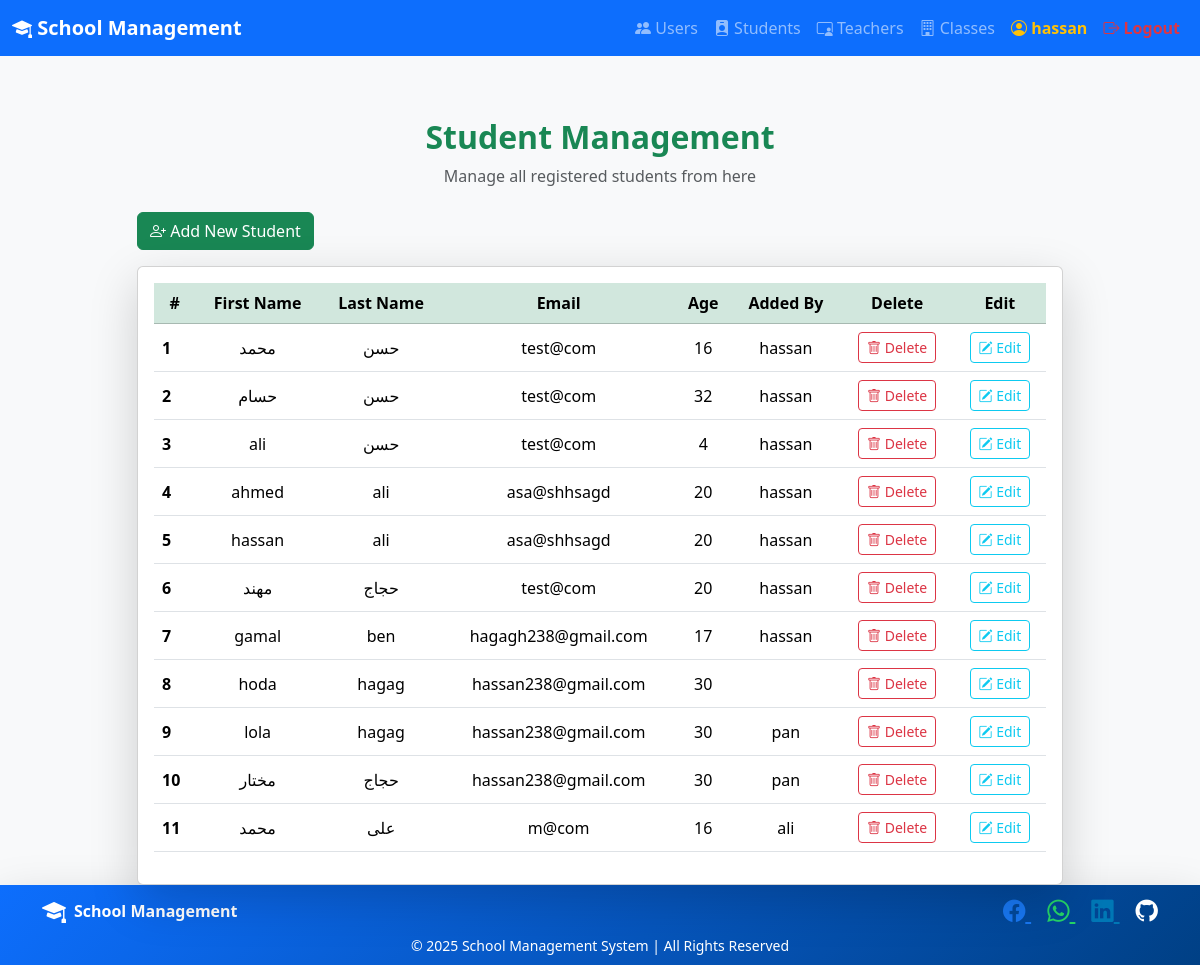
The app's page /student/index.php (signed in) with its own data.
### tables this page shows
CREATE TABLE `student_info` (
  `id` int(11) NOT NULL,
  `frist_name` varchar(250) NOT NULL,
  `last_name` varchar(250) NOT NULL,
  `email` varchar(250) NOT NULL,
  `age` int(11) NOT NULL,
  `user_id` int(11) NOT NULL
);

CREATE TABLE `user` (
  `id` int(11) NOT NULL,
  `user_name` varchar(250) NOT NULL,
  `email` varchar(250) NOT NULL,
  `password` varchar(250) NOT NULL
);

### conect.php (called while the page is built, shortened)
<?php
class Conect{
    private $conn;
    public function __construct(){
       $this->conn= mysqli_connect(self::host_name,self::user_name,self::password,self::db);
    }
    public function select( string $tableName):array{
        $s="SELECT * FROM $tableName" ;
        $rows=$this->conn->query($s);
        if($rows->num_rows>0){
            $data=$rows->fetch_all(MYSQLI_ASSOC);
            return $data;
        }
        return [];
    }
    public function selectOne($tableName,$id):array{
         $s="SELECT * FROM $tableName where id=$id limit 1";
         $row=$this->conn->query($s);
        if($row->num_rows>0){
            $data=$row->fetch_assoc();
                return $data;
        }
        return [];
    }
}

### student/index.php (the view, shortened to what this page needs)
<?php
include_once "../conect.php";
$conect = new Conect;
include_once "../header.php";
$studentData = $conect->select("student_info");
?>
<div class="container mt-5">
    <div class="text-center mb-4">
        <h2 class="fw-bold text-success">Student Management</h2>
        <p class="text-muted">Manage all registered students from here</p>
    </div>
    <div class="row justify-content-center">
        <div class="col-md-10">
            <a href="\school_managment\student\add.php" class="btn btn-success mb-3">
                <i class="bi bi-person-plus"></i> Add New Student
            </a>
            <div class="card shadow-lg rounded">
                <div class="card-body">
                    <table class="table table-hover align-middle">
                        <thead class="table-success">
                            <tr>
                                <th scope="col">#</th>
                                <th scope="col">First Name</th>
                                <th scope="col">Last Name</th>
                                <th scope="col">Email</th>
                                <th scope="col">Age</th>
                                <th scope="col">Added By</th>
                                <th scope="col" class="text-center">Delete</th>
                                <th scope="col" class="text-center">Edit</th>
                            </tr>
                        </thead>
                        <tbody>
                            <?php foreach($studentData as $key=>$value){ ?>
                                <tr>
                                    <th scope="row"><?= $key + 1 ?></th>
                                    <td><?= $value['frist_name']?></td>
                                    <td><?= $value['last_name']?></td>
                                    <td><?= $value['email']?></td>
                                    <td><?= $value['age']?></td>
                                    <td><?= @$conect->selectOne('user',$value['user_id'])['user_name'] ?></td>
                                    <td class="text-center">
                                        <form method="POST" onsubmit="return confirm('Are you sure to delete this student?')">
                                            <button type="submit" class="btn btn-outline-danger btn-sm">
                                                <i class="bi bi-trash"></i> Delete
                                            </button>
                                        </form>
                                    </td>
                                    <td class="text-center">
                                        <a class="btn btn-outline-info btn-sm"
                                           href="\school_managment\student\edit.php?id=<?= $value['id']?>">
                                            <i class="bi bi-pencil-square"></i> Edit
                                        </a>
                                    </td>
                                </tr>
                            <?php } ?>
                        </tbody>
                    </table>
                </div>
            </div>
        </div>
    </div>
</div>
<?php include_once "../footer.php"; ?>

### header.php (shortened to what this page needs)
<!DOCTYPE html>
<html lang="en">
<head>
  <link rel="stylesheet" href="/school_managment/assets/style/bootstrap.min.css">
  <link rel="stylesheet" href="https://cdn.jsdelivr.net/npm/bootstrap-icons@1.11.1/font/bootstrap-icons.css">
</head>
<body class="bg-light">
<nav id="mainNavbar" class="navbar navbar-expand-lg navbar-dark navbar-default fixed-top">
  <div class="container-fluid">
    <a class="navbar-brand fw-bold" href="/school_managment/home.php">
      <i class="bi bi-mortarboard-fill"></i> School Management
    </a>
    <div class="collapse navbar-collapse" id="navbarNav">
      <ul class="navbar-nav ms-auto">
        <li class="nav-item">
          <a class="nav-link" href="/school_managment/user/index.php">
            <i class="bi bi-people-fill"></i> Users
          </a>
        </li>
        <li class="nav-item">
          <a class="nav-link" href="/school_managment/student/index.php">
            <i class="bi bi-person-badge-fill"></i> Students
          </a>
        </li>
        <li class="nav-item">
          <a class="nav-link" href="/school_managment/teacher/index.php">
            <i class="bi bi-person-video3"></i> Teachers
          </a>
        </li>
        <li class="nav-item">
          <a class="nav-link" href="/school_managment/class_room/index.php">
            <i class="bi bi-building"></i> Classes
          </a>
        </li>
        <?php if (isset($_SESSION['userName'])): ?>
        <li class="nav-item">
          <a class="nav-link text-warning fw-bold" href="#">
            <i class="bi bi-person-circle"></i> <?= $_SESSION['userName']; ?>
          </a>
        </li>
        <li class="nav-item">
          <a class="nav-link text-danger fw-bold" href="/school_managment/user/logout.php">
            <i class="bi bi-box-arrow-right"></i> Logout
          </a>
        </li>
        <?php endif; ?>
      </ul>
    </div>
  </div>
</nav>

### footer.php (shortened to what this page needs)
    <footer class="footer text-white text-center text-md-start py-2 shadow-lg mt-auto">
      <div class="container d-flex flex-column flex-md-row justify-content-between align-items-center">
        <div class="mb-2 mb-md-0 d-flex align-items-center">
          <i class="bi bi-mortarboard-fill fs-4 me-2"></i>
          <span class="fw-bold fs-6">School Management</span>
        </div>
        <div class="mb-2 mb-md-0">
          <a href="https://www.facebook.com/share/1H1Ep6bioC/ " target="_blank" class="social-link facebook me-3">
            <i class="bi bi-facebook"></i>
          </a>
          <a href="https://wa.me/201210393390" target="_blank" class="social-link whatsapp me-3">
            <i class="bi bi-whatsapp"></i>
          </a>
          <a href="https://www.linkedin.com/in/hassan-hagag-746b1a356 " target="_blank" class="social-link linkedin me-3">
            <i class="bi bi-linkedin"></i>
          </a>
          <a href="https://github.com/Hassan-Hagag/" target="_blank" class="social-link github">
            <i class="bi bi-github"></i>
          </a>
        </div>
      </div>
      <div class="text-center mt-1">
        <small>&copy; <?= date("Y"); ?> School Management System | All Rights Reserved</small>
      </div>
    </footer>
  </body>
</html>

### header.php (style rules this page uses)
.navbar { transition: background-color 0.4s, box-shadow 0.4s, backdrop-filter 0.4s; }
.navbar-default { background-color: rgba(13, 110, 253, 1); }
body { padding-top: 70px; }

### student/index.php (style rules this page uses)
body { background: #f9fdf9; }
.table thead th { text-align: center; }
.table tbody td { text-align: center; }

### footer.php (style rules this page uses)
body { display: flex; flex-direction: column; min-height: 100vh; }
.container { flex: 1; }
.footer { background: linear-gradient(135deg, #0d6efd, #004085); width: 100%; }
.social-link { font-size: 1.4rem; transition: all 0.3s ease-in-out; }
.facebook { color: #1877f2; }
.whatsapp { color: #25d366; }
.linkedin { color: #0077b5; }
.github { color: #fff; }

### records on screen
student_info: frist_name "محمد", last_name "حسن", email "test@com", age "16", user.user_name "hassan"
student_info: frist_name "حسام", last_name "حسن", email "test@com", age "32", user.user_name "hassan"
student_info: frist_name "ali", last_name "حسن", email "test@com", age "4", user.user_name "hassan"
student_info: frist_name "ahmed", last_name "ali", email "asa@shhsagd", age "20", user.user_name "hassan"
student_info: frist_name "hassan", last_name "ali", email "asa@shhsagd", age "20", user.user_name "hassan"
student_info: frist_name "مهند", last_name "حجاج", email "test@com", age "20", user.user_name "hassan"
student_info: frist_name "gamal", last_name "ben", email "hagagh238@gmail.com", age "17", user.user_name "hassan"
student_info: frist_name "hoda", last_name "hagag", email "hassan238@gmail.com", age "30"
student_info: frist_name "lola", last_name "hagag", email "hassan238@gmail.com", age "30", user.user_name "pan"
student_info: frist_name "مختار", last_name "حجاج", email "hassan238@gmail.com", age "30", user.user_name "pan"
student_info: frist_name "محمد", last_name "على", email "m@com", age "16", user.user_name "ali"

### other values on screen
$_SESSION['userName'] "hassan"
